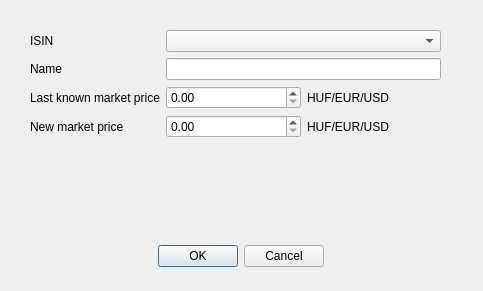
<?xml version="1.0" encoding="UTF-8"?>
<ui version="4.0">
 <class>PriceUpdateDialog</class>
 <widget class="QDialog" name="PriceUpdateDialog">
  <property name="geometry">
   <rect>
    <x>0</x>
    <y>0</y>
    <width>483</width>
    <height>291</height>
   </rect>
  </property>
  <property name="windowTitle">
   <string>Dialog</string>
  </property>
  <widget class="QDialogButtonBox" name="buttonBox">
   <property name="geometry">
    <rect>
     <x>70</x>
     <y>240</y>
     <width>341</width>
     <height>32</height>
    </rect>
   </property>
   <property name="orientation">
    <enum>Qt::Orientation::Horizontal</enum>
   </property>
   <property name="standardButtons">
    <set>QDialogButtonBox::StandardButton::Cancel|QDialogButtonBox::StandardButton::Ok</set>
   </property>
   <property name="centerButtons">
    <bool>true</bool>
   </property>
  </widget>
  <widget class="QWidget" name="formLayoutWidget">
   <property name="geometry">
    <rect>
     <x>30</x>
     <y>30</y>
     <width>411</width>
     <height>191</height>
    </rect>
   </property>
   <layout class="QFormLayout" name="formLayout">
    <item row="0" column="0">
     <widget class="QLabel" name="isinLabel">
      <property name="text">
       <string>ISIN</string>
      </property>
     </widget>
    </item>
    <item row="1" column="0">
     <widget class="QLabel" name="nameLabel">
      <property name="text">
       <string>Name</string>
      </property>
     </widget>
    </item>
    <item row="2" column="0">
     <widget class="QLabel" name="lastKnownMarketPriceLabel">
      <property name="text">
       <string>Last known market price</string>
      </property>
     </widget>
    </item>
    <item row="3" column="0">
     <widget class="QLabel" name="newMarketPriceLabel">
      <property name="text">
       <string>New market price</string>
      </property>
     </widget>
    </item>
    <item row="0" column="1">
     <widget class="QComboBox" name="isinSelector"/>
    </item>
    <item row="1" column="1">
     <widget class="QLineEdit" name="nameField"/>
    </item>
    <item row="2" column="1">
     <layout class="QHBoxLayout" name="lastKnownMarketPriceLayout">
      <item>
       <widget class="QDoubleSpinBox" name="lastKnownMarketPriceField">
        <property name="locale">
         <locale language="English" country="UnitedKingdom"/>
        </property>
        <property name="maximum">
         <double>1000000.000000000000000</double>
        </property>
       </widget>
      </item>
      <item>
       <widget class="QLabel" name="lastKnownMarketPriceCurrency">
        <property name="text">
         <string>HUF/EUR/USD</string>
        </property>
       </widget>
      </item>
     </layout>
    </item>
    <item row="3" column="1">
     <layout class="QHBoxLayout" name="newMarketPriceLayout">
      <item>
       <widget class="QDoubleSpinBox" name="newMarketPriceField">
        <property name="locale">
         <locale language="English" country="UnitedKingdom"/>
        </property>
        <property name="maximum">
         <double>1000000.000000000000000</double>
        </property>
       </widget>
      </item>
      <item>
       <widget class="QLabel" name="newMarketPriceCurrency">
        <property name="text">
         <string>HUF/EUR/USD</string>
        </property>
       </widget>
      </item>
     </layout>
    </item>
   </layout>
  </widget>
 </widget>
 <resources/>
 <connections>
  <connection>
   <sender>buttonBox</sender>
   <signal>accepted()</signal>
   <receiver>PriceUpdateDialog</receiver>
   <slot>accept()</slot>
   <hints>
    <hint type="sourcelabel">
     <x>248</x>
     <y>254</y>
    </hint>
    <hint type="destinationlabel">
     <x>157</x>
     <y>274</y>
    </hint>
   </hints>
  </connection>
  <connection>
   <sender>buttonBox</sender>
   <signal>rejected()</signal>
   <receiver>PriceUpdateDialog</receiver>
   <slot>reject()</slot>
   <hints>
    <hint type="sourcelabel">
     <x>316</x>
     <y>260</y>
    </hint>
    <hint type="destinationlabel">
     <x>286</x>
     <y>274</y>
    </hint>
   </hints>
  </connection>
 </connections>
</ui>
